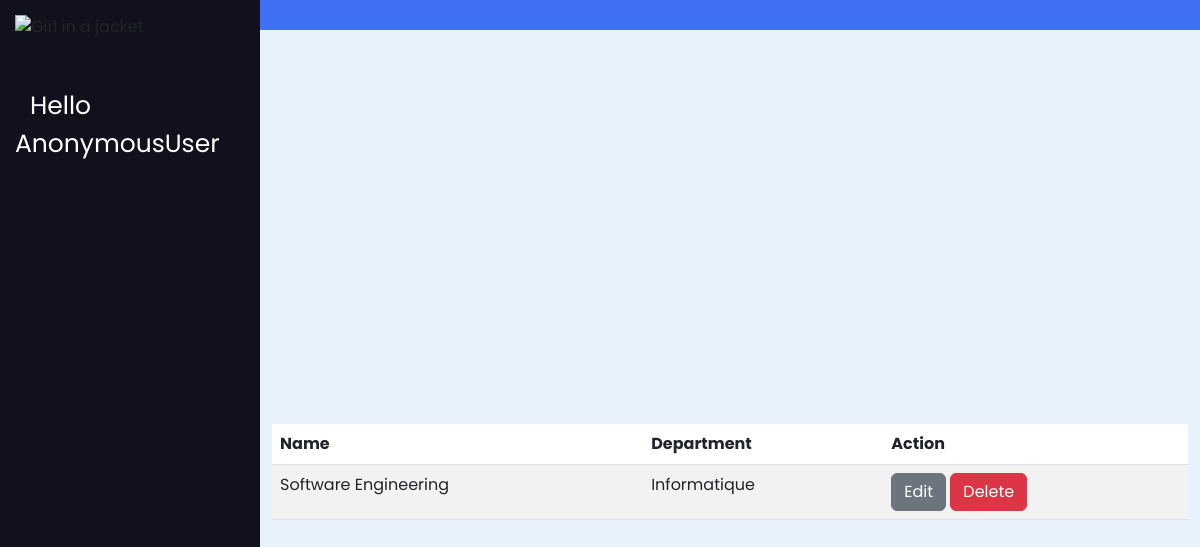
Page /list_formations/ on the earlier database version.
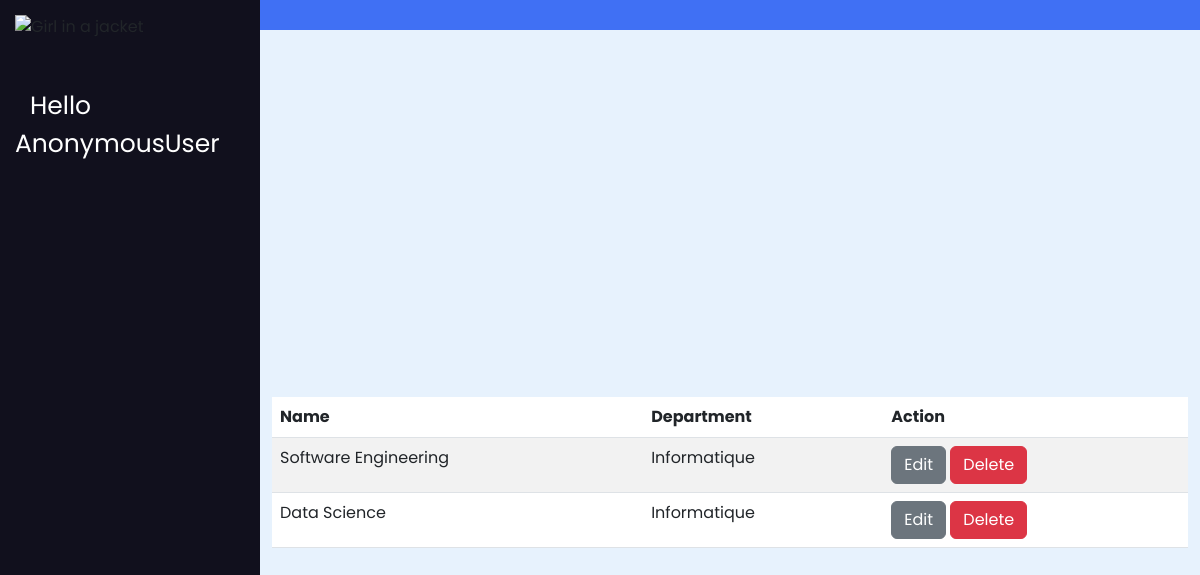
Same page on the later database version.
### exam_app/models.py (models this page shows, shortened)
class Formation(models.Model):
    name = models.CharField(max_length=30)
    departement = models.ForeignKey('Departement', on_delete=models.CASCADE)

class Departement(models.Model):
    name = models.CharField(max_length=30)
    description = models.CharField(max_length=200)
    def __str__(self):
        return self.name

### exam_app/views.py (the view)
# urls.py: path('list_formations/', formationListView, name='formation_list'),
def formationListView(request):
    formations = Formation.objects.all()
    return render(request, 'formation_list.html', {'formations': formations})

### exam_app/templates/formation_list.html
{% extends "base.html" %}
{% block content %}
<div class="container">
    <table class="table table-striped">
        <thead>
            <tr>
                <th>Name</th>
                <th>Department</th>
                <th>Action</th>
            </tr>
        </thead>
        <tbody>
            {% for formation in formations %}
            <tr>
        <td>{{ formation.name }}</td>
                <td>{{ formation.departement }}</td>
                <td>
                    <a href="{% url 'formation_update' formation.id %}" class="btn btn-secondary">Edit</a>
                    <a href="{% url 'formation_delete' formation.id %}" class="btn btn-danger">Delete</a>
                </td>
            </tr>
            {% endfor %}
        </tbody>
    </table>
</div>
{% endblock content %}

Differences in the rows shown:
added Formation: name "Data Science", departement "Informatique"
